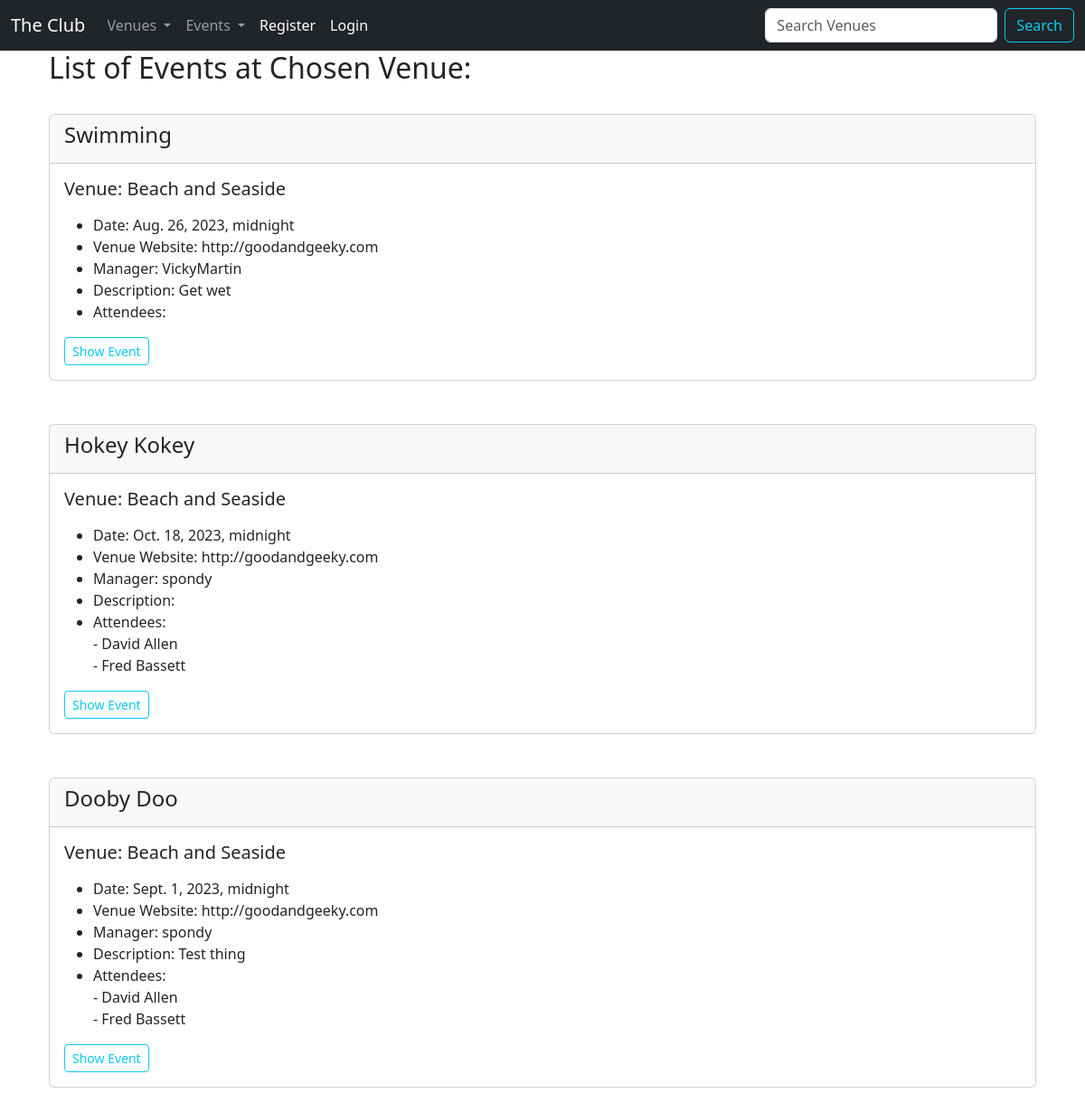
The app's page /venue_events/1, older data.
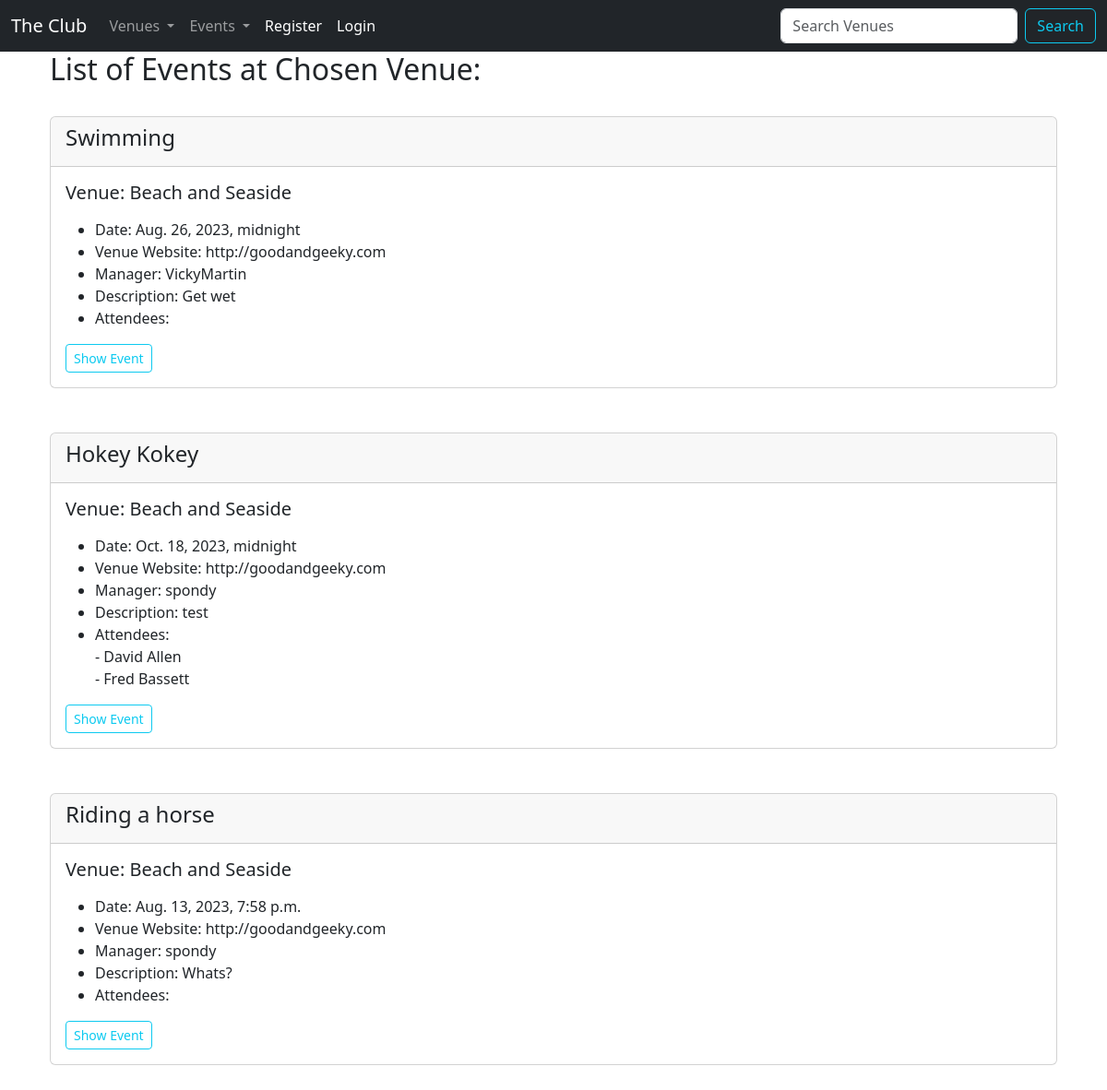
The same page, newer data.
### events/models.py (models this page shows, shortened)
class Event(models.Model):
    name = models.CharField("Event Name", max_length=120)
    event_date = models.DateTimeField("Event Date")
    venue = models.ForeignKey(Venue, blank=True, null=True, on_delete=models.CASCADE)
    manager = models.ForeignKey(User, blank=True, null=True, on_delete=models.SET_NULL)
    description = models.TextField(blank=True)
    attendees = models.ManyToManyField(MyClubUser, blank=True)
    approved = models.BooleanField("Approved", default=False)
    def __str__(self):
        return self.name

class Venue(models.Model):
    name = models.CharField("Venue Name", max_length=120)
    address = models.CharField(max_length=300)
    zip_code = models.CharField("Zip Code", max_length=15)
    phone = models.CharField("Contact Phone", max_length=25, blank=True)
    web = models.URLField("Website Address", blank=True)
    email_address = models.EmailField("Email Address", blank=True)
    owner = models.IntegerField("Venue Owner", blank=False, default=1)
    venue_image = models.ImageField(null=True, blank=True, upload_to="images/")
    def __str__(self):
        return self.name

class MyClubUser(models.Model):
    first_name = models.CharField(max_length=30)
    last_name = models.CharField(max_length=30)
    email = models.EmailField("User Email")
    def __str__(self):
        return self.first_name + " " + self.last_name

### events/views.py (the view)
# urls.py: path("venue_events/<venue_id>", views.venue_events, name="venue-events"),
def venue_events(request, venue_id):
    venue = Venue.objects.get(id=venue_id)
    events = venue.event_set.all()
    if events:
        return render(request, "events/venue_events.html", {"events": events})
    else:
        messages.success(request, ("That venue has no events for now!"))
        return redirect("admin-approval")

### events/templates/events/venue_events.html (shortened to what this page needs)
{% extends 'events/base.html' %}
{% block content %}
<div class=container>
  <h2>List of Events at Chosen Venue: </h2>
<br>
  {% for event in events %}
<div class="card">
  <div class="card-header">
   <h4> {{ event }}</h4>
  </div>
  <div class="card-body">
    <h5 class="card-title">Venue: {{ event.venue }}</h5>
    <p class="card-text">
    	<ul>
        <li>Date: {{ event.event_date }}</li>
        <li>Venue Website: {{ event.venue.web }}</li>
        <li>Manager: {{ event.manager }}</li>
        <li>Description: {{ event.description }}</li>
        <li>Attendees:<br/>
          {% for user in event.attendees.all %}
         - {{ user }}<br/>
          {% endfor %}
          </li>
      </ul>
    </p>
        <a href="{% url 'show-event' event.id %}" class="btn btn-outline-info btn-sm">Show Event</a>
  </div>
</div>
	<br/><br/>
	{% endfor %}
{% endblock %}

### events/templates/events/base.html (shortened to what this page needs)
<!doctype html>
<html lang="en">
  <head>
    <link href="https://cdn.jsdelivr.net/npm/bootstrap@5.3.1/dist/css/bootstrap.min.css" rel="stylesheet">
  </head>
  <body>
  {% include 'events/navbar.html' %}
<div class=container>
    {% block content %}
    {% endblock %}
</div>
  </body>
</html>

### events/templates/events/navbar.html (shortened to what this page needs)
<nav class="navbar navbar-expand-lg navbar-dark bg-dark">
  <div class="container-fluid">
    <a class="navbar-brand" href="{% url 'home' %}">The Club</a>
    <div class="collapse navbar-collapse" id="navbarSupportedContent">
      <ul class="navbar-nav me-auto mb-2 mb-lg-0">
       <li class="nav-item dropdown">
          <a class="nav-link dropdown-toggle" href="#" role="button" data-bs-toggle="dropdown" aria-expanded="false">
            Venues
          </a>
        </li>
       <li class="nav-item dropdown">
          <a class="nav-link dropdown-toggle" href="#" role="button" data-bs-toggle="dropdown" aria-expanded="false">
            Events
          </a>
        </li>
          {% if user.is_authenticated %}
            {% if user.is_superuser %}
            <li><a class="nav-link active" href="{% url 'admin-approval' %}">Admin</a></li>
            {% endif %}
        <li class="nav-item">
          <a class="nav-link active" aria-current="page" href="{% url 'logout' %}">Log Out</a>
        </li>
          {% else %}
        <li class="nav-item">
          <a class="nav-link active" aria-current="page" href="{% url 'register_user' %}">Register</a>
        </li>
        <li class="nav-item">
          <a class="nav-link active" aria-current="page" href="{% url 'login' %}">Login</a>
        </li>
        {% endif %}
          </ul>
      <form class="d-flex" method=POST action="{% url 'search-venues' %}">
        <input class="form-control me-2" type="search" placeholder="Search Venues" aria-label="Search" name="searched">
          <button class="btn btn-outline-info" type="submit">Search</button>
      </form>
    </div>
  </div>
</nav>

Row changes from the older to the newer data that the page shows:
removed Event: name "Dooby Doo", venue "Beach and Seaside", event_date "Sept. 1, 2023, midnight", venue.web "http://goodandgeeky.com", manager "spondy", description "Test thing", MyClubUser (first_name+last_name "David Allen"), MyClubUser (first_name+last_name "Fred Bassett")
changed Event "Hokey Kokey": description (not shown) → "test"
added Event: name "Riding a horse", venue "Beach and Seaside", event_date "Aug. 13, 2023, 7:58 p.m.", venue.web "http://goodandgeeky.com", manager "spondy", description "Whats?"
